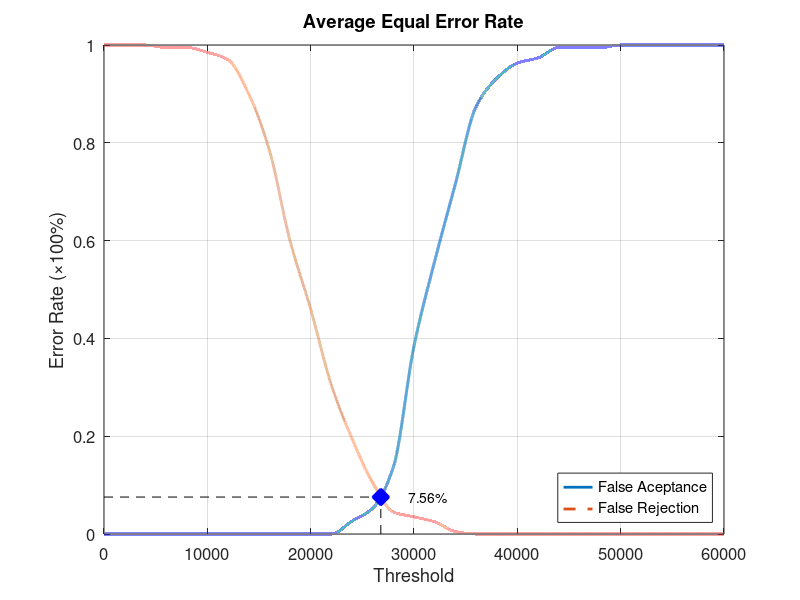
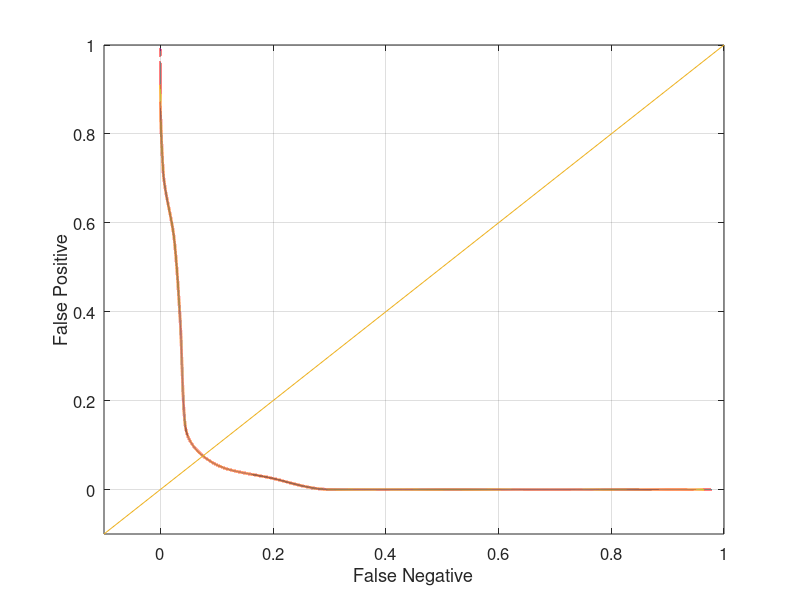

The MATLAB source for these figures, in order:
function yEER = Database3_3
close all;
clear;
clc;
x = 0:2000:60000;
xq = 0:0.5:60000;

y0 = [0 0 0 0 0 0 0 0 0 0 0 0 0.0263158 0.0526316 0.136842 0.384211 0.557895 0.715789 0.873684 0.931579 0.963158 0.973684 0.994737 0.994737 0.994737 1 1 1 1 1 1];
yy0 = interp1(x, y0, xq, 'pchip');
y1 = [1 1 1 0.995 0.995 0.985 0.97 0.9 0.785 0.6 0.46 0.305 0.195 0.105 0.045 0.035 0.025 0.005 0 0 0 0 0 0 0 0 0 0 0 0 0];
yy1 = interp1(x, y1, xq, 'pchip');

% Calculating EER: 
y2 = abs(y0 - y1);
find(y2 == min(y2))
yy2 = abs(yy0 - yy1);
xEER = find(yy2 == min(yy2));
xEERIndex = xq(xEER) % X-axis EER
yEER = yy0(xEER) % Y-axis EER

main = figure
plot(xq, yy0,'-','LineWidth', 2);	hold on
plot(xq, yy1,'--','LineWidth', 2);	hold on
plot([xEERIndex xEERIndex], [0 yEER], 'k--');	hold on
plot([0 xEERIndex], [yEER yEER], 'k--');	hold on
plot(xEERIndex, yEER, 'bx', 'LineWidth', 10);	hold on
text(xEERIndex + 10 * xEERIndex / 100, yEER, [num2str(round((10000 * yEER)) / 100) '%'])
legend('False Aceptance', 'False Rejection', 'Location', 'SouthEast')
xlabel('Threshold')
ylabel('Error Rate (\times100%)')
title('Average Equal Error Rate')
set(gca, 'FontSize', 12)
axis([0 60000 0 1])
grid on

print(main, 'Database3_3Main', '-dpng');
FNRxFPR = figure('Color', [1 1 1]);
plot(yy1, yy0, '-', yy1, yy0, 'LineWidth', 2);
hold on
y = -0.1:0.1:1
plot(y, y); 
set(gca, 'FontSize', 12)
xlabel('False Negative')
ylabel('False Positive')
axis([-0.1 1 -0.1 1])
set(gca, 'FontSize', 12)
grid on

print(FNRxFPR, 'Database3_3FNRxFPR','-dpng');
end
